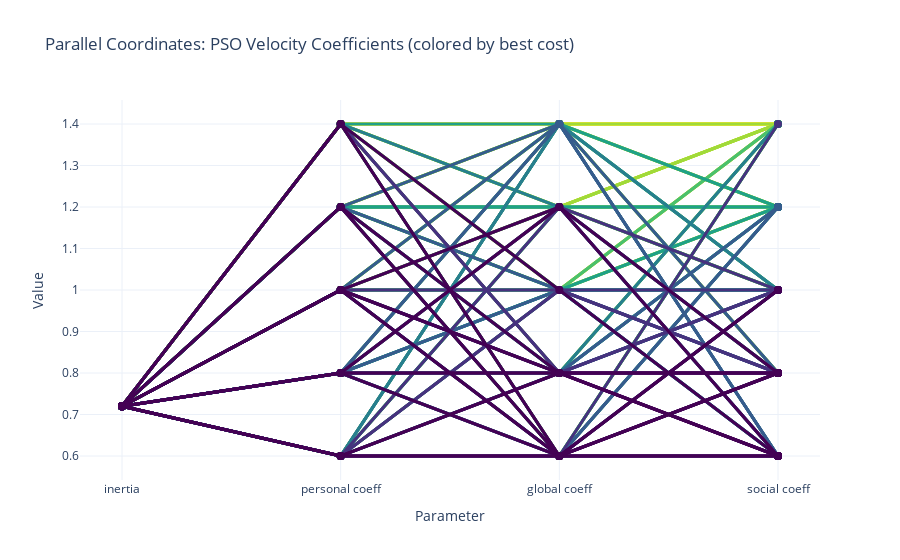

This figure's notebook cell:
### Code cell
# Draw parallel coordinates for w_inertia, c_personal, c_social, c_global
# Each line represents a row from the previous table, colored by best cost (darker = better)
# If two lines coincide, the darker color (lower cost) should be drawn on top
import plotly.graph_objects as go
import pandas as pd

def plot_parallel_coords(table_df):
    # Use only the required columns
    axes = ['inertia', 'personal coeff', 'global coeff', 'social coeff']
    color_col = 'bin color'
    cost_col = 'best cost'
    # Sort so that lower cost (darker) is plotted last (on top)
    # Viridis: lower cost = lower bin = darker color
    # To ensure darker lines are on top, plot lightest (highest cost) first, darkest (lowest cost) last
    table_df_sorted = table_df.sort_values(cost_col, ascending=False).reset_index(drop=True)
    fig = go.Figure()
    for i, row in table_df_sorted.iterrows():
        y = [row[a] for a in axes]
        color = row[color_col]
        fig.add_trace(go.Scatter(
            x=axes,
            y=y,
            mode='lines+markers',
            line=dict(color=color, width=3),
            marker=dict(color=color, size=8),
            name=f"best_cost={row[cost_col]:.2f}",
            showlegend=False
        ))
    fig.update_layout(
        title="Parallel Coordinates: PSO Velocity Coefficients (colored by best cost)",
        xaxis_title="Parameter",
        yaxis_title="Value",
        template="plotly_white"
    )
    fig.update_xaxes(type='category')
    fig.show()

# Try to find the last table_df in scope (from previous cell)
if 'table_df' in locals() and not table_df.empty:
    plot_parallel_coords(table_df)
else:
    print("Run the previous cell to generate the table first.")

### Figure 1 — Plotly figure (JSON) as saved in the notebook; plotly's stock layout.template omitted (floating-point values rounded to 4 significant figures)
{"data": [{"line": {"color": "#fde725", "width": 3}, "marker": {"color": "#fde725", "size": 8}, "mode": "lines+markers", "name": "best_cost=1.22", "showlegend": false, "type": "scatter", "x": ["inertia", "personal coeff", "global coeff", "social coeff"], "y": [0.72, 1.4, 1.4, 1.4]}, {"line": {"color": "#fde725", "width": 3}, "marker": {"color": "#fde725", "size": 8}, "mode": "lines+markers", "name": "best_cost=1.18", "showlegend": false, "type": "scatter", "x": ["inertia", "personal coeff", "global coeff", "social coeff"], "y": [0.72, 1.4, 1.4, 1]}, {"line": {"color": "#fde725", "width": 3}, "marker": {"color": "#fde725", "size": 8}, "mode": "lines+markers", "name": "best_cost=1.16", "showlegend": false, "type": "scatter", "x": ["inertia", "personal coeff", "global coeff", "social coeff"], "y": [0.72, 1.2, 1.4, 1.2]}, {"line": {"color": "#fde725", "width": 3}, "marker": {"color": "#fde725", "size": 8}, "mode": "lines+markers", "name": "best_cost=1.09", "showlegend": false, "type": "scatter", "x": ["inertia", "personal coeff", "global coeff", "social coeff"], "y": [0.72, 1.4, 1.2, 1.4]}, {"line": {"color": "#fde725", "width": 3}, "marker": {"color": "#fde725", "size": 8}, "mode": "lines+markers", "name": "best_cost=1.09", "showlegend": false, "type": "scatter", "x": ["inertia", "personal coeff", "global coeff", "social coeff"], "y": [0.72, 1.4, 1, 1.4]}, {"line": {"color": "#fde725", "width": 3}, "marker": {"color": "#fde725", "size": 8}, "mode": "lines+markers", "name": "best_cost=1.03", "showlegend": false, "type": "scatter", "x": ["inertia", "personal coeff", "global coeff", "social coeff"], "y": [0.72, 1, 1.4, 1.4]}, {"line": {"color": "#fde725", "width": 3}, "marker": {"color": "#fde725", "size": 8}, "mode": "lines+markers", "name": "best_cost=1.03", "showlegend": false, "type": "scatter", "x": ["inertia", "personal coeff", "global coeff", "social coeff"], "y": [0.72, 1.2, 1.4, 1.4]}, {"line": {"color": "#fde725", "width": 3}, "marker": {"color": "#fde725", "size": 8}, "mode": "lines+markers", "name": "best_cost=1.01", "showlegend": false, "type": "scatter", "x": ["inertia", "personal coeff", "global coeff", "social coeff"], "y": [0.72, 1.4, 1.4, 1.2]}, {"line": {"color": "#fde725", "width": 3}, "marker": {"color": "#fde725", "size": 8}, "mode": "lines+markers", "name": "best_cost=1.00", "showlegend": false, "type": "scatter", "x": ["inertia", "personal coeff", "global coeff", "social coeff"], "y": [0.72, 1.2, 1.2, 1.4]}, {"line": {"color": "#fde725", "width": 3}, "marker": {"color": "#fde725", "size": 8}, "mode": "lines+markers", "name": "best_cost=0.98", "showlegend": false, "type": "scatter", "x": ["inertia", "personal coeff", "global coeff", "social coeff"], "y": [0.72, 1.4, 1.2, 1]}, {"line": {"color": "#fde725", "width": 3}, "marker": {"color": "#fde725", "size": 8}, "mode": "lines+markers", "name": "best_cost=0.94", "showlegend": false, "type": "scatter", "x": ["inertia", "personal coeff", "global coeff", "social coeff"], "y": [0.72, 1.4, 1.4, 0.8]}, {"line": {"color": "#fde725", "width": 3}, "marker": {"color": "#fde725", "size": 8}, "mode": "lines+markers", "name": "best_cost=0.94", "showlegend": false, "type": "scatter", "x": ["inertia", "personal coeff", "global coeff", "social coeff"], "y": [0.72, 0.8, 1.4, 1.4]}, {"line": {"color": "#fde725", "width": 3}, "marker": {"color": "#fde725", "size": 8}, "mode": "lines+markers", "name": "best_cost=0.93", "showlegend": false, "type": "scatter", "x": ["inertia", "personal coeff", "global coeff", "social coeff"], "y": [0.72, 1.2, 1, 1.4]}, {"line": {"color": "#fde725", "width": 3}, "marker": {"color": "#fde725", "size": 8}, "mode": "lines+markers", "name": "best_cost=0.91", "showlegend": false, "type": "scatter", "x": ["inertia", "personal coeff", "global coeff", "social coeff"], "y": [0.72, 1.4, 0.8, 1.4]}, {"line": {"color": "#fde725", "width": 3}, "marker": {"color": "#fde725", "size": 8}, "mode": "lines+markers", "name": "best_cost=0.90", "showlegend": false, "type": "scatter", "x": ["inertia", "personal coeff", "global coeff", "social coeff"], "y": [0.72, 1.4, 1, 1.2]}, {"line": {"color": "#fde725", "width": 3}, "marker": {"color": "#fde725", "size": 8}, "mode": "lines+markers", "name": "best_cost=0.87", "showlegend": false, "type": "scatter", "x": ["inertia", "personal coeff", "global coeff", "social coeff"], "y": [0.72, 1, 1, 1.4]}, {"line": {"color": "#a0da39", "width": 3}, "marker": {"color": "#a0da39", "size": 8}, "mode": "lines+markers", "name": "best_cost=0.83", "showlegend": false, "type": "scatter", "x": ["inertia", "personal coeff", "global coeff", "social coeff"], "y": [0.72, 0.6, 1.4, 1.4]}, {"line": {"color": "#a0da39", "width": 3}, "marker": {"color": "#a0da39", "size": 8}, "mode": "lines+markers", "name": "best_cost=0.83", "showlegend": false, "type": "scatter", "x": ["inertia", "personal coeff", "global coeff", "social coeff"], "y": [0.72, 1.2, 1.4, 0.8]}, {"line": {"color": "#a0da39", "width": 3}, "marker": {"color": "#a0da39", "size": 8}, "mode": "lines+markers", "name": "best_cost=0.83", "showlegend": false, "type": "scatter", "x": ["inertia", "personal coeff", "global coeff", "social coeff"], "y": [0.72, 1, 1.4, 1.2]}, {"line": {"color": "#a0da39", "width": 3}, "marker": {"color": "#a0da39", "size": 8}, "mode": "lines+markers", "name": "best_cost=0.82", "showlegend": false, "type": "scatter", "x": ["inertia", "personal coeff", "global coeff", "social coeff"], "y": [0.72, 0.8, 1.2, 1.4]}, {"line": {"color": "#a0da39", "width": 3}, "marker": {"color": "#a0da39", "size": 8}, "mode": "lines+markers", "name": "best_cost=0.82", "showlegend": false, "type": "scatter", "x": ["inertia", "personal coeff", "global coeff", "social coeff"], "y": [0.72, 1.4, 1.2, 0.8]}, {"line": {"color": "#a0da39", "width": 3}, "marker": {"color": "#a0da39", "size": 8}, "mode": "lines+markers", "name": "best_cost=0.80", "showlegend": false, "type": "scatter", "x": ["inertia", "personal coeff", "global coeff", "social coeff"], "y": [0.72, 1, 1.2, 1.2]}, {"line": {"color": "#a0da39", "width": 3}, "marker": {"color": "#a0da39", "size": 8}, "mode": "lines+markers", "name": "best_cost=0.78", "showlegend": false, "type": "scatter", "x": ["inertia", "personal coeff", "global coeff", "social coeff"], "y": [0.72, 1.2, 1.2, 1.2]}, {"line": {"color": "#a0da39", "width": 3}, "marker": {"color": "#a0da39", "size": 8}, "mode": "lines+markers", "name": "best_cost=0.77", "showlegend": false, "type": "scatter", "x": ["inertia", "personal coeff", "global coeff", "social coeff"], "y": [0.72, 1.4, 0.6, 1.4]}, {"line": {"color": "#a0da39", "width": 3}, "marker": {"color": "#a0da39", "size": 8}, "mode": "lines+markers", "name": "best_cost=0.77", "showlegend": false, "type": "scatter", "x": ["inertia", "personal coeff", "global coeff", "social coeff"], "y": [0.72, 0.6, 1.2, 1.4]}, {"line": {"color": "#a0da39", "width": 3}, "marker": {"color": "#a0da39", "size": 8}, "mode": "lines+markers", "name": "best_cost=0.75", "showlegend": false, "type": "scatter", "x": ["inertia", "personal coeff", "global coeff", "social coeff"], "y": [0.72, 1, 1.2, 1.4]}, {"line": {"color": "#a0da39", "width": 3}, "marker": {"color": "#a0da39", "size": 8}, "mode": "lines+markers", "name": "best_cost=0.74", "showlegend": false, "type": "scatter", "x": ["inertia", "personal coeff", "global coeff", "social coeff"], "y": [0.72, 1, 1.4, 0.8]}, {"line": {"color": "#a0da39", "width": 3}, "marker": {"color": "#a0da39", "size": 8}, "mode": "lines+markers", "name": "best_cost=0.74", "showlegend": false, "type": "scatter", "x": ["inertia", "personal coeff", "global coeff", "social coeff"], "y": [0.72, 1.2, 1, 1.2]}, {"line": {"color": "#a0da39", "width": 3}, "marker": {"color": "#a0da39", "size": 8}, "mode": "lines+markers", "name": "best_cost=0.72", "showlegend": false, "type": "scatter", "x": ["inertia", "personal coeff", "global coeff", "social coeff"], "y": [0.72, 1.2, 0.6, 1.4]}, {"line": {"color": "#a0da39", "width": 3}, "marker": {"color": "#a0da39", "size": 8}, "mode": "lines+markers", "name": "best_cost=0.72", "showlegend": false, "type": "scatter", "x": ["inertia", "personal coeff", "global coeff", "social coeff"], "y": [0.72, 1.2, 0.8, 1.4]}, {"line": {"color": "#a0da39", "width": 3}, "marker": {"color": "#a0da39", "size": 8}, "mode": "lines+markers", "name": "best_cost=0.72", "showlegend": false, "type": "scatter", "x": ["inertia", "personal coeff", "global coeff", "social coeff"], "y": [0.72, 1, 1, 1.2]}, {"line": {"color": "#4ac16d", "width": 3}, "marker": {"color": "#4ac16d", "size": 8}, "mode": "lines+markers", "name": "best_cost=0.71", "showlegend": false, "type": "scatter", "x": ["inertia", "personal coeff", "global coeff", "social coeff"], "y": [0.72, 1, 1.2, 1]}, {"line": {"color": "#4ac16d", "width": 3}, "marker": {"color": "#4ac16d", "size": 8}, "mode": "lines+markers", "name": "best_cost=0.70", "showlegend": false, "type": "scatter", "x": ["inertia", "personal coeff", "global coeff", "social coeff"], "y": [0.72, 0.8, 0.6, 1.4]}, {"line": {"color": "#4ac16d", "width": 3}, "marker": {"color": "#4ac16d", "size": 8}, "mode": "lines+markers", "name": "best_cost=0.69", "showlegend": false, "type": "scatter", "x": ["inertia", "personal coeff", "global coeff", "social coeff"], "y": [0.72, 1.2, 1.4, 1]}, {"line": {"color": "#4ac16d", "width": 3}, "marker": {"color": "#4ac16d", "size": 8}, "mode": "lines+markers", "name": "best_cost=0.69", "showlegend": false, "type": "scatter", "x": ["inertia", "personal coeff", "global coeff", "social coeff"], "y": [0.72, 1.4, 1.2, 1.2]}, {"line": {"color": "#4ac16d", "width": 3}, "marker": {"color": "#4ac16d", "size": 8}, "mode": "lines+markers", "name": "best_cost=0.67", "showlegend": false, "type": "scatter", "x": ["inertia", "personal coeff", "global coeff", "social coeff"], "y": [0.72, 0.8, 1, 1.4]}, {"line": {"color": "#4ac16d", "width": 3}, "marker": {"color": "#4ac16d", "size": 8}, "mode": "lines+markers", "name": "best_cost=0.66", "showlegend": false, "type": "scatter", "x": ["inertia", "personal coeff", "global coeff", "social coeff"], "y": [0.72, 1.2, 1.2, 1]}, {"line": {"color": "#4ac16d", "width": 3}, "marker": {"color": "#4ac16d", "size": 8}, "mode": "lines+markers", "name": "best_cost=0.65", "showlegend": false, "type": "scatter", "x": ["inertia", "personal coeff", "global coeff", "social coeff"], "y": [0.72, 1.4, 0.8, 1.2]}, {"line": {"color": "#4ac16d", "width": 3}, "marker": {"color": "#4ac16d", "size": 8}, "mode": "lines+markers", "name": "best_cost=0.65", "showlegend": false, "type": "scatter", "x": ["inertia", "personal coeff", "global coeff", "social coeff"], "y": [0.72, 1.4, 0.6, 1.2]}, {"line": {"color": "#4ac16d", "width": 3}, "marker": {"color": "#4ac16d", "size": 8}, "mode": "lines+markers", "name": "best_cost=0.64", "showlegend": false, "type": "scatter", "x": ["inertia", "personal coeff", "global coeff", "social coeff"], "y": [0.72, 0.6, 1, 1.2]}, {"line": {"color": "#4ac16d", "width": 3}, "marker": {"color": "#4ac16d", "size": 8}, "mode": "lines+markers", "name": "best_cost=0.64", "showlegend": false, "type": "scatter", "x": ["inertia", "personal coeff", "global coeff", "social coeff"], "y": [0.72, 1.4, 1, 1]}, {"line": {"color": "#4ac16d", "width": 3}, "marker": {"color": "#4ac16d", "size": 8}, "mode": "lines+markers", "name": "best_cost=0.64", "showlegend": false, "type": "scatter", "x": ["inertia", "personal coeff", "global coeff", "social coeff"], "y": [0.72, 0.6, 1.4, 1.2]}, {"line": {"color": "#4ac16d", "width": 3}, "marker": {"color": "#4ac16d", "size": 8}, "mode": "lines+markers", "name": "best_cost=0.63", "showlegend": false, "type": "scatter", "x": ["inertia", "personal coeff", "global coeff", "social coeff"], "y": [0.72, 1, 0.8, 1.4]}, {"line": {"color": "#4ac16d", "width": 3}, "marker": {"color": "#4ac16d", "size": 8}, "mode": "lines+markers", "name": "best_cost=0.63", "showlegend": false, "type": "scatter", "x": ["inertia", "personal coeff", "global coeff", "social coeff"], "y": [0.72, 0.6, 1, 1.4]}, {"line": {"color": "#4ac16d", "width": 3}, "marker": {"color": "#4ac16d", "size": 8}, "mode": "lines+markers", "name": "best_cost=0.62", "showlegend": false, "type": "scatter", "x": ["inertia", "personal coeff", "global coeff", "social coeff"], "y": [0.72, 0.6, 1.2, 1]}, {"line": {"color": "#4ac16d", "width": 3}, "marker": {"color": "#4ac16d", "size": 8}, "mode": "lines+markers", "name": "best_cost=0.62", "showlegend": false, "type": "scatter", "x": ["inertia", "personal coeff", "global coeff", "social coeff"], "y": [0.72, 0.6, 1.2, 1.2]}, {"line": {"color": "#1fa187", "width": 3}, "marker": {"color": "#1fa187", "size": 8}, "mode": "lines+markers", "name": "best_cost=0.61", "showlegend": false, "type": "scatter", "x": ["inertia", "personal coeff", "global coeff", "social coeff"], "y": [0.72, 1.2, 0.8, 1]}, {"line": {"color": "#1fa187", "width": 3}, "marker": {"color": "#1fa187", "size": 8}, "mode": "lines+markers", "name": "best_cost=0.61", "showlegend": false, "type": "scatter", "x": ["inertia", "personal coeff", "global coeff", "social coeff"], "y": [0.72, 1, 1.4, 1]}, {"line": {"color": "#1fa187", "width": 3}, "marker": {"color": "#1fa187", "size": 8}, "mode": "lines+markers", "name": "best_cost=0.61", "showlegend": false, "type": "scatter", "x": ["inertia", "personal coeff", "global coeff", "social coeff"], "y": [0.72, 0.8, 1.4, 1]}, {"line": {"color": "#1fa187", "width": 3}, "marker": {"color": "#1fa187", "size": 8}, "mode": "lines+markers", "name": "best_cost=0.60", "showlegend": false, "type": "scatter", "x": ["inertia", "personal coeff", "global coeff", "social coeff"], "y": [0.72, 0.8, 1.4, 1.2]}, {"line": {"color": "#1fa187", "width": 3}, "marker": {"color": "#1fa187", "size": 8}, "mode": "lines+markers", "name": "best_cost=0.60", "showlegend": false, "type": "scatter", "x": ["inertia", "personal coeff", "global coeff", "social coeff"], "y": [0.72, 0.6, 0.8, 1.2]}, {"line": {"color": "#1fa187", "width": 3}, "marker": {"color": "#1fa187", "size": 8}, "mode": "lines+markers", "name": "best_cost=0.59", "showlegend": false, "type": "scatter", "x": ["inertia", "personal coeff", "global coeff", "social coeff"], "y": [0.72, 0.6, 0.8, 1.4]}, {"line": {"color": "#1fa187", "width": 3}, "marker": {"color": "#1fa187", "size": 8}, "mode": "lines+markers", "name": "best_cost=0.58", "showlegend": false, "type": "scatter", "x": ["inertia", "personal coeff", "global coeff", "social coeff"], "y": [0.72, 0.8, 1.2, 1.2]}, {"line": {"color": "#1fa187", "width": 3}, "marker": {"color": "#1fa187", "size": 8}, "mode": "lines+markers", "name": "best_cost=0.58", "showlegend": false, "type": "scatter", "x": ["inertia", "personal coeff", "global coeff", "social coeff"], "y": [0.72, 1.2, 1.2, 0.6]}, {"line": {"color": "#1fa187", "width": 3}, "marker": {"color": "#1fa187", "size": 8}, "mode": "lines+markers", "name": "best_cost=0.58", "showlegend": false, "type": "scatter", "x": ["inertia", "personal coeff", "global coeff", "social coeff"], "y": [0.72, 1.2, 1.2, 0.8]}, {"line": {"color": "#1fa187", "width": 3}, "marker": {"color": "#1fa187", "size": 8}, "mode": "lines+markers", "name": "best_cost=0.58", "showlegend": false, "type": "scatter", "x": ["inertia", "personal coeff", "global coeff", "social coeff"], "y": [0.72, 1.2, 0.6, 1.2]}, {"line": {"color": "#1fa187", "width": 3}, "marker": {"color": "#1fa187", "size": 8}, "mode": "lines+markers", "name": "best_cost=0.58", "showlegend": false, "type": "scatter", "x": ["inertia", "personal coeff", "global coeff", "social coeff"], "y": [0.72, 1.2, 1, 1]}, {"line": {"color": "#1fa187", "width": 3}, "marker": {"color": "#1fa187", "size": 8}, "mode": "lines+markers", "name": "best_cost=0.58", "showlegend": false, "type": "scatter", "x": ["inertia", "personal coeff", "global coeff", "social coeff"], "y": [0.72, 1, 1, 0.6]}, {"line": {"color": "#1fa187", "width": 3}, "marker": {"color": "#1fa187", "size": 8}, "mode": "lines+markers", "name": "best_cost=0.57", "showlegend": false, "type": "scatter", "x": ["inertia", "personal coeff", "global coeff", "social coeff"], "y": [0.72, 0.8, 1, 1.2]}, {"line": {"color": "#1fa187", "width": 3}, "marker": {"color": "#1fa187", "size": 8}, "mode": "lines+markers", "name": "best_cost=0.57", "showlegend": false, "type": "scatter", "x": ["inertia", "personal coeff", "global coeff", "social coeff"], "y": [0.72, 1.4, 1.4, 0.6]}, {"line": {"color": "#1fa187", "width": 3}, "marker": {"color": "#1fa187", "size": 8}, "mode": "lines+markers", "name": "best_cost=0.57", "showlegend": false, "type": "scatter", "x": ["inertia", "personal coeff", "global coeff", "social coeff"], "y": [0.72, 1.2, 1, 0.6]}, {"line": {"color": "#1fa187", "width": 3}, "marker": {"color": "#1fa187", "size": 8}, "mode": "lines+markers", "name": "best_cost=0.57", "showlegend": false, "type": "scatter", "x": ["inertia", "personal coeff", "global coeff", "social coeff"], "y": [0.72, 1, 0.6, 1.4]}, {"line": {"color": "#277f8e", "width": 3}, "marker": {"color": "#277f8e", "size": 8}, "mode": "lines+markers", "name": "best_cost=0.56", "showlegend": false, "type": "scatter", "x": ["inertia", "personal coeff", "global coeff", "social coeff"], "y": [0.72, 1.4, 0.6, 1]}, {"line": {"color": "#277f8e", "width": 3}, "marker": {"color": "#277f8e", "size": 8}, "mode": "lines+markers", "name": "best_cost=0.56", "showlegend": false, "type": "scatter", "x": ["inertia", "personal coeff", "global coeff", "social coeff"], "y": [0.72, 0.6, 1.4, 0.8]}, {"line": {"color": "#277f8e", "width": 3}, "marker": {"color": "#277f8e", "size": 8}, "mode": "lines+markers", "name": "best_cost=0.56", "showlegend": false, "type": "scatter", "x": ["inertia", "personal coeff", "global coeff", "social coeff"], "y": [0.72, 1.2, 0.8, 1.2]}, {"line": {"color": "#277f8e", "width": 3}, "marker": {"color": "#277f8e", "size": 8}, "mode": "lines+markers", "name": "best_cost=0.55", "showlegend": false, "type": "scatter", "x": ["inertia", "personal coeff", "global coeff", "social coeff"], "y": [0.72, 0.8, 1, 0.6]}, {"line": {"color": "#277f8e", "width": 3}, "marker": {"color": "#277f8e", "size": 8}, "mode": "lines+markers", "name": "best_cost=0.54", "showlegend": false, "type": "scatter", "x": ["inertia", "personal coeff", "global coeff", "social coeff"], "y": [0.72, 1.4, 1, 0.8]}, {"line": {"color": "#277f8e", "width": 3}, "marker": {"color": "#277f8e", "size": 8}, "mode": "lines+markers", "name": "best_cost=0.54", "showlegend": false, "type": "scatter", "x": ["inertia", "personal coeff", "global coeff", "social coeff"], "y": [0.72, 0.6, 1.4, 1]}, {"line": {"color": "#277f8e", "width": 3}, "marker": {"color": "#277f8e", "size": 8}, "mode": "lines+markers", "name": "best_cost=0.54", "showlegend": false, "type": "scatter", "x": ["inertia", "personal coeff", "global coeff", "social coeff"], "y": [0.72, 0.8, 0.8, 1.4]}, {"line": {"color": "#277f8e", "width": 3}, "marker": {"color": "#277f8e", "size": 8}, "mode": "lines+markers", "name": "best_cost=0.54", "showlegend": false, "type": "scatter", "x": ["inertia", "personal coeff", "global coeff", "social coeff"], "y": [0.72, 0.6, 1.2, 0.8]}, {"line": {"color": "#277f8e", "width": 3}, "marker": {"color": "#277f8e", "size": 8}, "mode": "lines+markers", "name": "best_cost=0.54", "showlegend": false, "type": "scatter", "x": ["inertia", "personal coeff", "global coeff", "social coeff"], "y": [0.72, 0.8, 0.8, 1.2]}, {"line": {"color": "#277f8e", "width": 3}, "marker": {"color": "#277f8e", "size": 8}, "mode": "lines+markers", "name": "best_cost=0.54", "showlegend": false, "type": "scatter", "x": ["inertia", "personal coeff", "global coeff", "social coeff"], "y": [0.72, 0.8, 1, 1]}, {"line": {"color": "#277f8e", "width": 3}, "marker": {"color": "#277f8e", "size": 8}, "mode": "lines+markers", "name": "best_cost=0.53", "showlegend": false, "type": "scatter", "x": ["inertia", "personal coeff", "global coeff", "social coeff"], "y": [0.72, 1, 0.6, 1.2]}, {"line": {"color": "#277f8e", "width": 3}, "marker": {"color": "#277f8e", "size": 8}, "mode": "lines+markers", "name": "best_cost=0.53", "showlegend": false, "type": "scatter", "x": ["inertia", "personal coeff", "global coeff", "social coeff"], "y": [0.72, 1.4, 1.2, 0.6]}, {"line": {"color": "#277f8e", "width": 3}, "marker": {"color": "#277f8e", "size": 8}, "mode": "lines+markers", "name": "best_cost=0.53", "showlegend": false, "type": "scatter", "x": ["inertia", "personal coeff", "global coeff", "social coeff"], "y": [0.72, 0.8, 0.6, 0.8]}, {"line": {"color": "#277f8e", "width": 3}, "marker": {"color": "#277f8e", "size": 8}, "mode": "lines+markers", "name": "best_cost=0.52", "showlegend": false, "type": "scatter", "x": ["inertia", "personal coeff", "global coeff", "social coeff"], "y": [0.72, 1, 1, 1]}, {"line": {"color": "#277f8e", "width": 3}, "marker": {"color": "#277f8e", "size": 8}, "mode": "lines+markers", "name": "best_cost=0.52", "showlegend": false, "type": "scatter", "x": ["inertia", "personal coeff", "global coeff", "social coeff"], "y": [0.72, 0.6, 1.4, 0.6]}, {"line": {"color": "#365c8d", "width": 3}, "marker": {"color": "#365c8d", "size": 8}, "mode": "lines+markers", "name": "best_cost=0.51", "showlegend": false, "type": "scatter", "x": ["inertia", "personal coeff", "global coeff", "social coeff"], "y": [0.72, 0.8, 0.6, 1.2]}, {"line": {"color": "#365c8d", "width": 3}, "marker": {"color": "#365c8d", "size": 8}, "mode": "lines+markers", "name": "best_cost=0.51", "showlegend": false, "type": "scatter", "x": ["inertia", "personal coeff", "global coeff", "social coeff"], "y": [0.72, 0.6, 0.6, 1.2]}, {"line": {"color": "#365c8d", "width": 3}, "marker": {"color": "#365c8d", "size": 8}, "mode": "lines+markers", "name": "best_cost=0.51", "showlegend": false, "type": "scatter", "x": ["inertia", "personal coeff", "global coeff", "social coeff"], "y": [0.72, 0.6, 1, 0.6]}, {"line": {"color": "#365c8d", "width": 3}, "marker": {"color": "#365c8d", "size": 8}, "mode": "lines+markers", "name": "best_cost=0.51", "showlegend": false, "type": "scatter", "x": ["inertia", "personal coeff", "global coeff", "social coeff"], "y": [0.72, 1, 1.4, 0.6]}, {"line": {"color": "#365c8d", "width": 3}, "marker": {"color": "#365c8d", "size": 8}, "mode": "lines+markers", "name": "best_cost=0.51", "showlegend": false, "type": "scatter", "x": ["inertia", "personal coeff", "global coeff", "social coeff"], "y": [0.72, 0.8, 1.4, 0.8]}, {"line": {"color": "#365c8d", "width": 3}, "marker": {"color": "#365c8d", "size": 8}, "mode": "lines+markers", "name": "best_cost=0.51", "showlegend": false, "type": "scatter", "x": ["inertia", "personal coeff", "global coeff", "social coeff"], "y": [0.72, 1.2, 1, 0.8]}, {"line": {"color": "#365c8d", "width": 3}, "marker": {"color": "#365c8d", "size": 8}, "mode": "lines+markers", "name": "best_cost=0.51", "showlegend": false, "type": "scatter", "x": ["inertia", "personal coeff", "global coeff", "social coeff"], "y": [0.72, 1, 0.8, 1.2]}, {"line": {"color": "#365c8d", "width": 3}, "marker": {"color": "#365c8d", "size": 8}, "mode": "lines+markers", "name": "best_cost=0.51", "showlegend": false, "type": "scatter", "x": ["inertia", "personal coeff", "global coeff", "social coeff"], "y": [0.72, 1.2, 0.6, 1]}, {"line": {"color": "#365c8d", "width": 3}, "marker": {"color": "#365c8d", "size": 8}, "mode": "lines+markers", "name": "best_cost=0.50", "showlegend": false, "type": "scatter", "x": ["inertia", "personal coeff", "global coeff", "social coeff"], "y": [0.72, 0.8, 1, 0.8]}, {"line": {"color": "#365c8d", "width": 3}, "marker": {"color": "#365c8d", "size": 8}, "mode": "lines+markers", "name": "best_cost=0.50", "showlegend": false, "type": "scatter", "x": ["inertia", "personal coeff", "global coeff", "social coeff"], "y": [0.72, 1.4, 0.8, 1]}, {"line": {"color": "#365c8d", "width": 3}, "marker": {"color": "#365c8d", "size": 8}, "mode": "lines+markers", "name": "best_cost=0.50", "showlegend": false, "type": "scatter", "x": ["inertia", "personal coeff", "global coeff", "social coeff"], "y": [0.72, 0.8, 0.8, 1]}, {"line": {"color": "#365c8d", "width": 3}, "marker": {"color": "#365c8d", "size": 8}, "mode": "lines+markers", "name": "best_cost=0.50", "showlegend": false, "type": "scatter", "x": ["inertia", "personal coeff", "global coeff", "social coeff"], "y": [0.72, 0.8, 1.4, 0.6]}, {"line": {"color": "#365c8d", "width": 3}, "marker": {"color": "#365c8d", "size": 8}, "mode": "lines+markers", "name": "best_cost=0.50", "showlegend": false, "type": "scatter", "x": ["inertia", "personal coeff", "global coeff", "social coeff"], "y": [0.72, 1.2, 1.4, 0.6]}, {"line": {"color": "#46327e", "width": 3}, "marker": {"color": "#46327e", "size": 8}, "mode": "lines+markers", "name": "best_cost=0.49", "showlegend": false, "type": "scatter", "x": ["inertia", "personal coeff", "global coeff", "social coeff"], "y": [0.72, 0.6, 1, 1]}, {"line": {"color": "#46327e", "width": 3}, "marker": {"color": "#46327e", "size": 8}, "mode": "lines+markers", "name": "best_cost=0.49", "showlegend": false, "type": "scatter", "x": ["inertia", "personal coeff", "global coeff", "social coeff"], "y": [0.72, 1, 1, 0.8]}, {"line": {"color": "#46327e", "width": 3}, "marker": {"color": "#46327e", "size": 8}, "mode": "lines+markers", "name": "best_cost=0.49", "showlegend": false, "type": "scatter", "x": ["inertia", "personal coeff", "global coeff", "social coeff"], "y": [0.72, 0.6, 0.8, 1]}, {"line": {"color": "#46327e", "width": 3}, "marker": {"color": "#46327e", "size": 8}, "mode": "lines+markers", "name": "best_cost=0.49", "showlegend": false, "type": "scatter", "x": ["inertia", "personal coeff", "global coeff", "social coeff"], "y": [0.72, 0.8, 1.2, 0.6]}, {"line": {"color": "#46327e", "width": 3}, "marker": {"color": "#46327e", "size": 8}, "mode": "lines+markers", "name": "best_cost=0.49", "showlegend": false, "type": "scatter", "x": ["inertia", "personal coeff", "global coeff", "social coeff"], "y": [0.72, 0.6, 1, 0.8]}, {"line": {"color": "#46327e", "width": 3}, "marker": {"color": "#46327e", "size": 8}, "mode": "lines+markers", "name": "best_cost=0.49", "showlegend": false, "type": "scatter", "x": ["inertia", "personal coeff", "global coeff", "social coeff"], "y": [0.72, 1.2, 0.8, 0.8]}, {"line": {"color": "#46327e", "width": 3}, "marker": {"color": "#46327e", "size": 8}, "mode": "lines+markers", "name": "best_cost=0.49", "showlegend": false, "type": "scatter", "x": ["inertia", "personal coeff", "global coeff", "social coeff"], "y": [0.72, 0.8, 1.2, 1]}, {"line": {"color": "#46327e", "width": 3}, "marker": {"color": "#46327e", "size": 8}, "mode": "lines+markers", "name": "best_cost=0.48", "showlegend": false, "type": "scatter", "x": ["inertia", "personal coeff", "global coeff", "social coeff"], "y": [0.72, 1, 0.8, 1]}, {"line": {"color": "#46327e", "width": 3}, "marker": {"color": "#46327e", "size": 8}, "mode": "lines+markers", "name": "best_cost=0.48", "showlegend": false, "type": "scatter", "x": ["inertia", "personal coeff", "global coeff", "social coeff"], "y": [0.72, 1, 0.6, 0.6]}, {"line": {"color": "#46327e", "width": 3}, "marker": {"color": "#46327e", "size": 8}, "mode": "lines+markers", "name": "best_cost=0.48", "showlegend": false, "type": "scatter", "x": ["inertia", "personal coeff", "global coeff", "social coeff"], "y": [0.72, 0.6, 0.6, 0.6]}, {"line": {"color": "#46327e", "width": 3}, "marker": {"color": "#46327e", "size": 8}, "mode": "lines+markers", "name": "best_cost=0.47", "showlegend": false, "type": "scatter", "x": ["inertia", "personal coeff", "global coeff", "social coeff"], "y": [0.72, 0.6, 0.6, 1.4]}, {"line": {"color": "#46327e", "width": 3}, "marker": {"color": "#46327e", "size": 8}, "mode": "lines+markers", "name": "best_cost=0.47", "showlegend": false, "type": "scatter", "x": ["inertia", "personal coeff", "global coeff", "social coeff"], "y": [0.72, 1.4, 0.8, 0.6]}, {"line": {"color": "#46327e", "width": 3}, "marker": {"color": "#46327e", "size": 8}, "mode": "lines+markers", "name": "best_cost=0.47", "showlegend": false, "type": "scatter", "x": ["inertia", "personal coeff", "global coeff", "social coeff"], "y": [0.72, 1, 1.2, 0.8]}, {"line": {"color": "#46327e", "width": 3}, "marker": {"color": "#46327e", "size": 8}, "mode": "lines+markers", "name": "best_cost=0.46", "showlegend": false, "type": "scatter", "x": ["inertia", "personal coeff", "global coeff", "social coeff"], "y": [0.72, 1.4, 0.8, 0.8]}, {"line": {"color": "#46327e", "width": 3}, "marker": {"color": "#46327e", "size": 8}, "mode": "lines+markers", "name": "best_cost=0.46", "showlegend": false, "type": "scatter", "x": ["inertia", "personal coeff", "global coeff", "social coeff"], "y": [0.72, 0.8, 0.6, 0.6]}, {"line": {"color": "#46327e", "width": 3}, "marker": {"color": "#46327e", "size": 8}, "mode": "lines+markers", "name": "best_cost=0.46", "showlegend": false, "type": "scatter", "x": ["inertia", "personal coeff", "global coeff", "social coeff"], "y": [0.72, 0.6, 1.2, 0.6]}, {"line": {"color": "#440154", "width": 3}, "marker": {"color": "#440154", "size": 8}, "mode": "lines+markers", "name": "best_cost=0.45", "showlegend": false, "type": "scatter", "x": ["inertia", "personal coeff", "global coeff", "social coeff"], "y": [0.72, 1.4, 0.6, 0.8]}, {"line": {"color": "#440154", "width": 3}, "marker": {"color": "#440154", "size": 8}, "mode": "lines+markers", "name": "best_cost=0.45", "showlegend": false, "type": "scatter", "x": ["inertia", "personal coeff", "global coeff", "social coeff"], "y": [0.72, 1, 0.6, 0.8]}, {"line": {"color": "#440154", "width": 3}, "marker": {"color": "#440154", "size": 8}, "mode": "lines+markers", "name": "best_cost=0.45", "showlegend": false, "type": "scatter", "x": ["inertia", "personal coeff", "global coeff", "social coeff"], "y": [0.72, 1.2, 0.8, 0.6]}, {"line": {"color": "#440154", "width": 3}, "marker": {"color": "#440154", "size": 8}, "mode": "lines+markers", "name": "best_cost=0.45", "showlegend": false, "type": "scatter", "x": ["inertia", "personal coeff", "global coeff", "social coeff"], "y": [0.72, 0.6, 0.8, 0.8]}, {"line": {"color": "#440154", "width": 3}, "marker": {"color": "#440154", "size": 8}, "mode": "lines+markers", "name": "best_cost=0.45", "showlegend": false, "type": "scatter", "x": ["inertia", "personal coeff", "global coeff", "social coeff"], "y": [0.72, 0.8, 0.6, 1]}, {"line": {"color": "#440154", "width": 3}, "marker": {"color": "#440154", "size": 8}, "mode": "lines+markers", "name": "best_cost=0.45", "showlegend": false, "type": "scatter", "x": ["inertia", "personal coeff", "global coeff", "social coeff"], "y": [0.72, 1, 0.8, 0.8]}, {"line": {"color": "#440154", "width": 3}, "marker": {"color": "#440154", "size": 8}, "mode": "lines+markers", "name": "best_cost=0.45", "showlegend": false, "type": "scatter", "x": ["inertia", "personal coeff", "global coeff", "social coeff"], "y": [0.72, 1.4, 1, 0.6]}, {"line": {"color": "#440154", "width": 3}, "marker": {"color": "#440154", "size": 8}, "mode": "lines+markers", "name": "best_cost=0.44", "showlegend": false, "type": "scatter", "x": ["inertia", "personal coeff", "global coeff", "social coeff"], "y": [0.72, 1.2, 0.6, 0.8]}, {"line": {"color": "#440154", "width": 3}, "marker": {"color": "#440154", "size": 8}, "mode": "lines+markers", "name": "best_cost=0.44", "showlegend": false, "type": "scatter", "x": ["inertia", "personal coeff", "global coeff", "social coeff"], "y": [0.72, 1, 1.2, 0.6]}, {"line": {"color": "#440154", "width": 3}, "marker": {"color": "#440154", "size": 8}, "mode": "lines+markers", "name": "best_cost=0.43", "showlegend": false, "type": "scatter", "x": ["inertia", "personal coeff", "global coeff", "social coeff"], "y": [0.72, 0.6, 0.8, 0.6]}, {"line": {"color": "#440154", "width": 3}, "marker": {"color": "#440154", "size": 8}, "mode": "lines+markers", "name": "best_cost=0.43", "showlegend": false, "type": "scatter", "x": ["inertia", "personal coeff", "global coeff", "social coeff"], "y": [0.72, 1.2, 0.6, 0.6]}, {"line": {"color": "#440154", "width": 3}, "marker": {"color": "#440154", "size": 8}, "mode": "lines+markers", "name": "best_cost=0.43", "showlegend": false, "type": "scatter", "x": ["inertia", "personal coeff", "global coeff", "social coeff"], "y": [0.72, 1, 0.6, 1]}, {"line": {"color": "#440154", "width": 3}, "marker": {"color": "#440154", "size": 8}, "mode": "lines+markers", "name": "best_cost=0.42", "showlegend": false, "type": "scatter", "x": ["inertia", "personal coeff", "global coeff", "social coeff"], "y": [0.72, 0.8, 1.2, 0.8]}, {"line": {"color": "#440154", "width": 3}, "marker": {"color": "#440154", "size": 8}, "mode": "lines+markers", "name": "best_cost=0.42", "showlegend": false, "type": "scatter", "x": ["inertia", "personal coeff", "global coeff", "social coeff"], "y": [0.72, 0.6, 0.6, 0.8]}, {"line": {"color": "#440154", "width": 3}, "marker": {"color": "#440154", "size": 8}, "mode": "lines+markers", "name": "best_cost=0.41", "showlegend": false, "type": "scatter", "x": ["inertia", "personal coeff", "global coeff", "social coeff"], "y": [0.72, 1, 0.8, 0.6]}, {"line": {"color": "#440154", "width": 3}, "marker": {"color": "#440154", "size": 8}, "mode": "lines+markers", "name": "best_cost=0.40", "showlegend": false, "type": "scatter", "x": ["inertia", "personal coeff", "global coeff", "social coeff"], "y": [0.72, 0.8, 0.8, 0.8]}, {"line": {"color": "#440154", "width": 3}, "marker": {"color": "#440154", "size": 8}, "mode": "lines+markers", "name": "best_cost=0.40", "showlegend": false, "type": "scatter", "x": ["inertia", "personal coeff", "global coeff", "social coeff"], "y": [0.72, 1.4, 0.6, 0.6]}, {"line": {"color": "#440154", "width": 3}, "marker": {"color": "#440154", "size": 8}, "mode": "lines+markers", "name": "best_cost=0.40", "showlegend": false, "type": "scatter", "x": ["inertia", "personal coeff", "global coeff", "social coeff"], "y": [0.72, 0.8, 0.8, 0.6]}, {"line": {"color": "#440154", "width": 3}, "marker": {"color": "#440154", "size": 8}, "mode": "lines+markers", "name": "best_cost=0.37", "showlegend": false, "type": "scatter", "x": ["inertia", "personal coeff", "global coeff", "social coeff"], "y": [0.72, 0.6, 0.6, 1]}], "layout": {"title": {"text": "Parallel Coordinates: PSO Velocity Coefficients (colored by best cost)"}, "xaxis": {"title": {"text": "Parameter"}, "type": "category"}, "yaxis": {"title": {"text": "Value"}}}}
